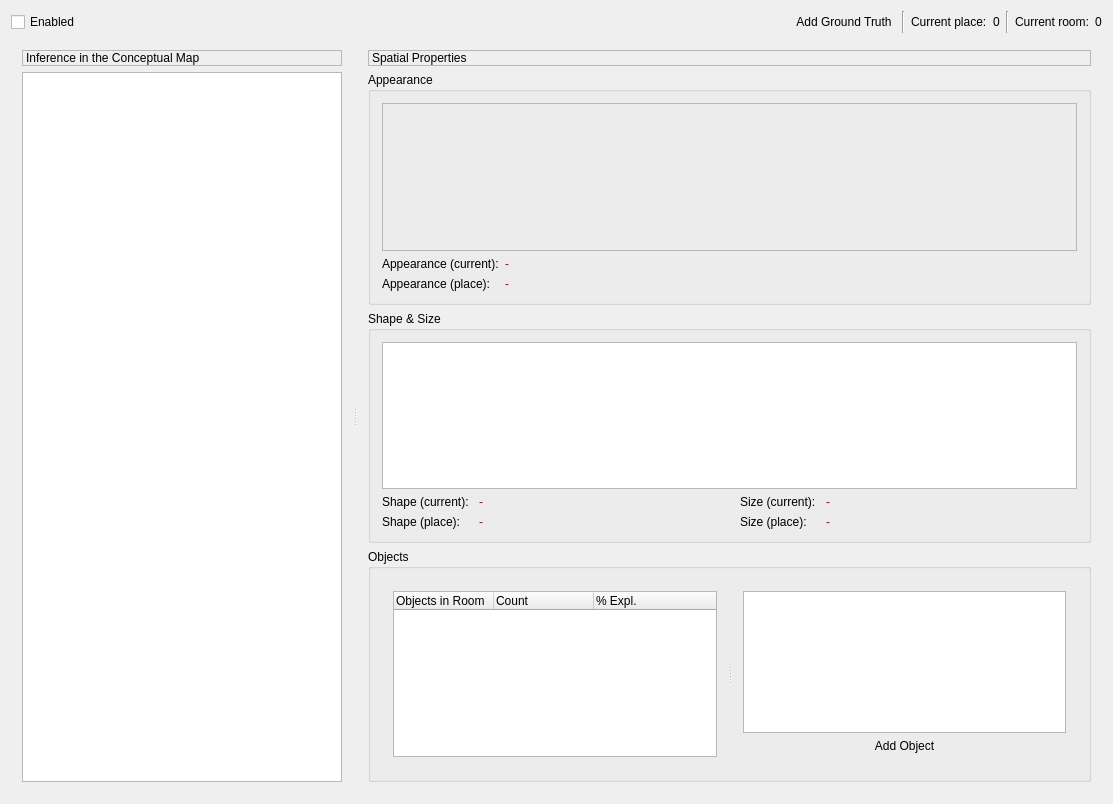
<?xml version="1.0" encoding="UTF-8"?>
<ui version="4.0">
 <class>DemoWidgetClass</class>
 <widget class="QWidget" name="DemoWidgetClass">
  <property name="geometry">
   <rect>
    <x>0</x>
    <y>0</y>
    <width>1113</width>
    <height>804</height>
   </rect>
  </property>
  <property name="windowTitle">
   <string>DemoWidget</string>
  </property>
  <layout class="QVBoxLayout" name="verticalLayout_3" stretch="0,1">
   <item>
    <layout class="QHBoxLayout" name="horizontalLayout" stretch="0,0,0,0,0,0,0,0">
     <item>
      <widget class="QCheckBox" name="enabledCheckBox">
       <property name="sizePolicy">
        <sizepolicy hsizetype="Expanding" vsizetype="Fixed">
         <horstretch>0</horstretch>
         <verstretch>0</verstretch>
        </sizepolicy>
       </property>
       <property name="text">
        <string>Enabled</string>
       </property>
      </widget>
     </item>
     <item>
      <widget class="QPushButton" name="addGroundTruthButton">
       <property name="text">
        <string>Add Ground Truth</string>
       </property>
       <property name="icon">
        <iconset resource="../resources.qrc">
         <normaloff>:/icons/icons/add.png</normaloff>:/icons/icons/add.png</iconset>
       </property>
       <property name="flat">
        <bool>true</bool>
       </property>
      </widget>
     </item>
     <item>
      <widget class="Line" name="line_3">
       <property name="orientation">
        <enum>Qt::Vertical</enum>
       </property>
      </widget>
     </item>
     <item>
      <widget class="QLabel" name="label_12">
       <property name="text">
        <string>Current place:</string>
       </property>
      </widget>
     </item>
     <item>
      <widget class="QLabel" name="placeLabel">
       <property name="text">
        <string>0</string>
       </property>
      </widget>
     </item>
     <item>
      <widget class="Line" name="line_2">
       <property name="orientation">
        <enum>Qt::Vertical</enum>
       </property>
      </widget>
     </item>
     <item>
      <widget class="QLabel" name="label_10">
       <property name="text">
        <string>Current room:</string>
       </property>
      </widget>
     </item>
     <item>
      <widget class="QLabel" name="roomLabel">
       <property name="text">
        <string>0</string>
       </property>
      </widget>
     </item>
    </layout>
   </item>
   <item>
    <widget class="QSplitter" name="splitter">
     <property name="orientation">
      <enum>Qt::Horizontal</enum>
     </property>
     <widget class="QWidget" name="verticalLayoutWidget">
      <layout class="QVBoxLayout" name="verticalLayout">
       <item>
        <widget class="QLabel" name="label">
         <property name="frameShape">
          <enum>QFrame::StyledPanel</enum>
         </property>
         <property name="frameShadow">
          <enum>QFrame::Raised</enum>
         </property>
         <property name="text">
          <string>Inference in the Conceptual Map</string>
         </property>
        </widget>
       </item>
       <item>
        <widget class="EventView" name="eventView">
         <property name="interactive">
          <bool>false</bool>
         </property>
         <property name="alignment">
          <set>Qt::AlignRight|Qt::AlignTrailing|Qt::AlignVCenter</set>
         </property>
         <property name="renderHints">
          <set>QPainter::Antialiasing|QPainter::TextAntialiasing</set>
         </property>
        </widget>
       </item>
      </layout>
     </widget>
     <widget class="QWidget" name="verticalLayoutWidget_2">
      <layout class="QVBoxLayout" name="verticalLayout_2" stretch="0,1,1,1">
       <item>
        <widget class="QLabel" name="label_2">
         <property name="frameShape">
          <enum>QFrame::StyledPanel</enum>
         </property>
         <property name="frameShadow">
          <enum>QFrame::Raised</enum>
         </property>
         <property name="text">
          <string>Spatial Properties</string>
         </property>
        </widget>
       </item>
       <item>
        <widget class="QGroupBox" name="groupBox">
         <property name="title">
          <string>Appearance</string>
         </property>
         <layout class="QVBoxLayout" name="verticalLayout_4" stretch="1,0">
          <item>
           <widget class="QLabel" name="imageLabel">
            <property name="sizePolicy">
             <sizepolicy hsizetype="Expanding" vsizetype="Expanding">
              <horstretch>0</horstretch>
              <verstretch>0</verstretch>
             </sizepolicy>
            </property>
            <property name="frameShape">
             <enum>QFrame::StyledPanel</enum>
            </property>
            <property name="frameShadow">
             <enum>QFrame::Sunken</enum>
            </property>
            <property name="text">
             <string/>
            </property>
            <property name="alignment">
             <set>Qt::AlignCenter</set>
            </property>
           </widget>
          </item>
          <item>
           <layout class="QGridLayout" name="gridLayout_2">
            <item row="0" column="0">
             <widget class="QLabel" name="label_3">
              <property name="text">
               <string>Appearance (current):</string>
              </property>
             </widget>
            </item>
            <item row="0" column="1">
             <widget class="QLabel" name="curAppearanceLabel">
              <property name="sizePolicy">
               <sizepolicy hsizetype="Expanding" vsizetype="Preferred">
                <horstretch>0</horstretch>
                <verstretch>0</verstretch>
               </sizepolicy>
              </property>
              <property name="styleSheet">
               <string notr="true">color:rgb(200,0,0)</string>
              </property>
              <property name="text">
               <string>-</string>
              </property>
             </widget>
            </item>
            <item row="1" column="0">
             <widget class="QLabel" name="label_8">
              <property name="text">
               <string>Appearance (place):</string>
              </property>
             </widget>
            </item>
            <item row="1" column="1">
             <widget class="QLabel" name="plAppearanceLabel">
              <property name="styleSheet">
               <string notr="true">color:rgb(200,0,0)</string>
              </property>
              <property name="text">
               <string>-</string>
              </property>
             </widget>
            </item>
           </layout>
          </item>
         </layout>
        </widget>
       </item>
       <item>
        <widget class="QGroupBox" name="groupBox_3">
         <property name="title">
          <string>Shape &amp;&amp; Size</string>
         </property>
         <layout class="QVBoxLayout" name="verticalLayout_5">
          <item>
           <widget class="LaserScanView" name="laserScanView"/>
          </item>
          <item>
           <layout class="QGridLayout" name="gridLayout">
            <property name="horizontalSpacing">
             <number>10</number>
            </property>
            <item row="0" column="0">
             <widget class="QLabel" name="label_4">
              <property name="text">
               <string>Shape (current):</string>
              </property>
             </widget>
            </item>
            <item row="0" column="1">
             <widget class="QLabel" name="curShapeLabel">
              <property name="sizePolicy">
               <sizepolicy hsizetype="Expanding" vsizetype="Preferred">
                <horstretch>0</horstretch>
                <verstretch>0</verstretch>
               </sizepolicy>
              </property>
              <property name="styleSheet">
               <string notr="true">color:rgb(200,0,0)</string>
              </property>
              <property name="text">
               <string>-</string>
              </property>
             </widget>
            </item>
            <item row="1" column="0">
             <widget class="QLabel" name="label_5">
              <property name="text">
               <string>Shape (place):</string>
              </property>
             </widget>
            </item>
            <item row="1" column="1">
             <widget class="QLabel" name="plShapeLabel">
              <property name="styleSheet">
               <string notr="true">color:rgb(200,0,0)</string>
              </property>
              <property name="text">
               <string>-</string>
              </property>
             </widget>
            </item>
            <item row="0" column="2">
             <widget class="QLabel" name="label_6">
              <property name="text">
               <string>Size (current):</string>
              </property>
             </widget>
            </item>
            <item row="0" column="3">
             <widget class="QLabel" name="curSizeLabel">
              <property name="sizePolicy">
               <sizepolicy hsizetype="Expanding" vsizetype="Preferred">
                <horstretch>0</horstretch>
                <verstretch>0</verstretch>
               </sizepolicy>
              </property>
              <property name="styleSheet">
               <string notr="true">color:rgb(200,0,0)</string>
              </property>
              <property name="text">
               <string>-</string>
              </property>
             </widget>
            </item>
            <item row="1" column="2">
             <widget class="QLabel" name="label_7">
              <property name="text">
               <string>Size (place):</string>
              </property>
             </widget>
            </item>
            <item row="1" column="3">
             <widget class="QLabel" name="plSizeLabel">
              <property name="styleSheet">
               <string notr="true">color:rgb(200,0,0)</string>
              </property>
              <property name="text">
               <string>-</string>
              </property>
             </widget>
            </item>
           </layout>
          </item>
         </layout>
        </widget>
       </item>
       <item>
        <widget class="QGroupBox" name="groupBox_2">
         <property name="title">
          <string>Objects</string>
         </property>
         <layout class="QVBoxLayout" name="verticalLayout_8">
          <item>
           <widget class="QSplitter" name="splitter_2">
            <property name="orientation">
             <enum>Qt::Horizontal</enum>
            </property>
            <widget class="QWidget" name="layoutWidget">
             <layout class="QVBoxLayout" name="verticalLayout_6">
              <item>
               <widget class="QTreeWidget" name="objectsTreeWidget">
                <property name="rootIsDecorated">
                 <bool>false</bool>
                </property>
                <property name="itemsExpandable">
                 <bool>false</bool>
                </property>
                <column>
                 <property name="text">
                  <string>Objects in Room</string>
                 </property>
                </column>
                <column>
                 <property name="text">
                  <string>Count</string>
                 </property>
                </column>
                <column>
                 <property name="text">
                  <string>% Expl.</string>
                 </property>
                </column>
               </widget>
              </item>
             </layout>
            </widget>
            <widget class="QWidget" name="layoutWidget">
             <layout class="QVBoxLayout" name="verticalLayout_7">
              <property name="spacing">
               <number>2</number>
              </property>
              <item>
               <widget class="QListWidget" name="objectsListWidget"/>
              </item>
              <item>
               <widget class="QPushButton" name="addObjectButton">
                <property name="text">
                 <string>Add Object</string>
                </property>
                <property name="icon">
                 <iconset resource="../resources.qrc">
                  <normaloff>:/icons/icons/add.png</normaloff>:/icons/icons/add.png</iconset>
                </property>
                <property name="flat">
                 <bool>true</bool>
                </property>
               </widget>
              </item>
             </layout>
            </widget>
           </widget>
          </item>
         </layout>
        </widget>
       </item>
      </layout>
     </widget>
    </widget>
   </item>
  </layout>
 </widget>
 <layoutdefault spacing="6" margin="11"/>
 <customwidgets>
  <customwidget>
   <class>LaserScanView</class>
   <extends>QGraphicsView</extends>
   <header>LaserScanView.h</header>
  </customwidget>
  <customwidget>
   <class>EventView</class>
   <extends>QGraphicsView</extends>
   <header>EventView.h</header>
  </customwidget>
 </customwidgets>
 <resources>
  <include location="../resources.qrc"/>
 </resources>
 <connections/>
</ui>
